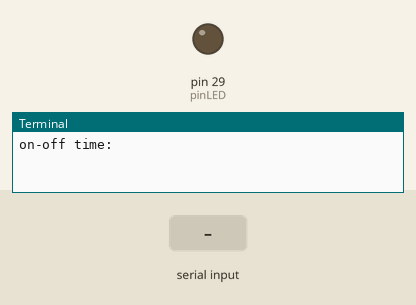
Bench run of a program on a simulated Raspberry Pi (header pin numbers). On the bench: output pins drawn as LEDs (lit = HIGH), the last lines printed to the terminal. Inputs (shaded band) come from the test bench.

Above: at 1.2 s.
1.3 s: "5" typed at the terminal, then Enter
2.8 s: "90" typed at the terminal, then Enter
At 3.2 s:
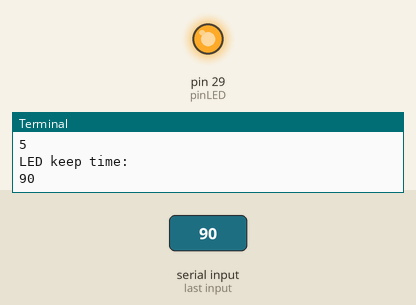
Timing chart, 0 to 5.8 s (numbered marks = the images above; inputs shaded):
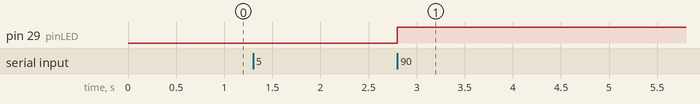

The program:

practiceB.py
```python
import RPi.GPIO as GPIO
from time import sleep

GPIO.setwarnings(False)

pinLED = 29
GPIO.setmode(GPIO.BOARD)
GPIO.setup(pinLED,GPIO.OUT)

while True:
  x = input("on-off time:")
  y = input("LED keep time:")
  for i in range(1, int(x)+1):
    GPIO.output(pinLED,GPIO.HIGH)
    sleep(float(y))
    GPIO.output(pinLED,GPIO.LOW)
    sleep(float(y))

GPIO.cleanup();
# 緑2  黄色1
```

Measured:
- after the input at 2.8 s, pin 29 (pinLED): LOW → HIGH at once
